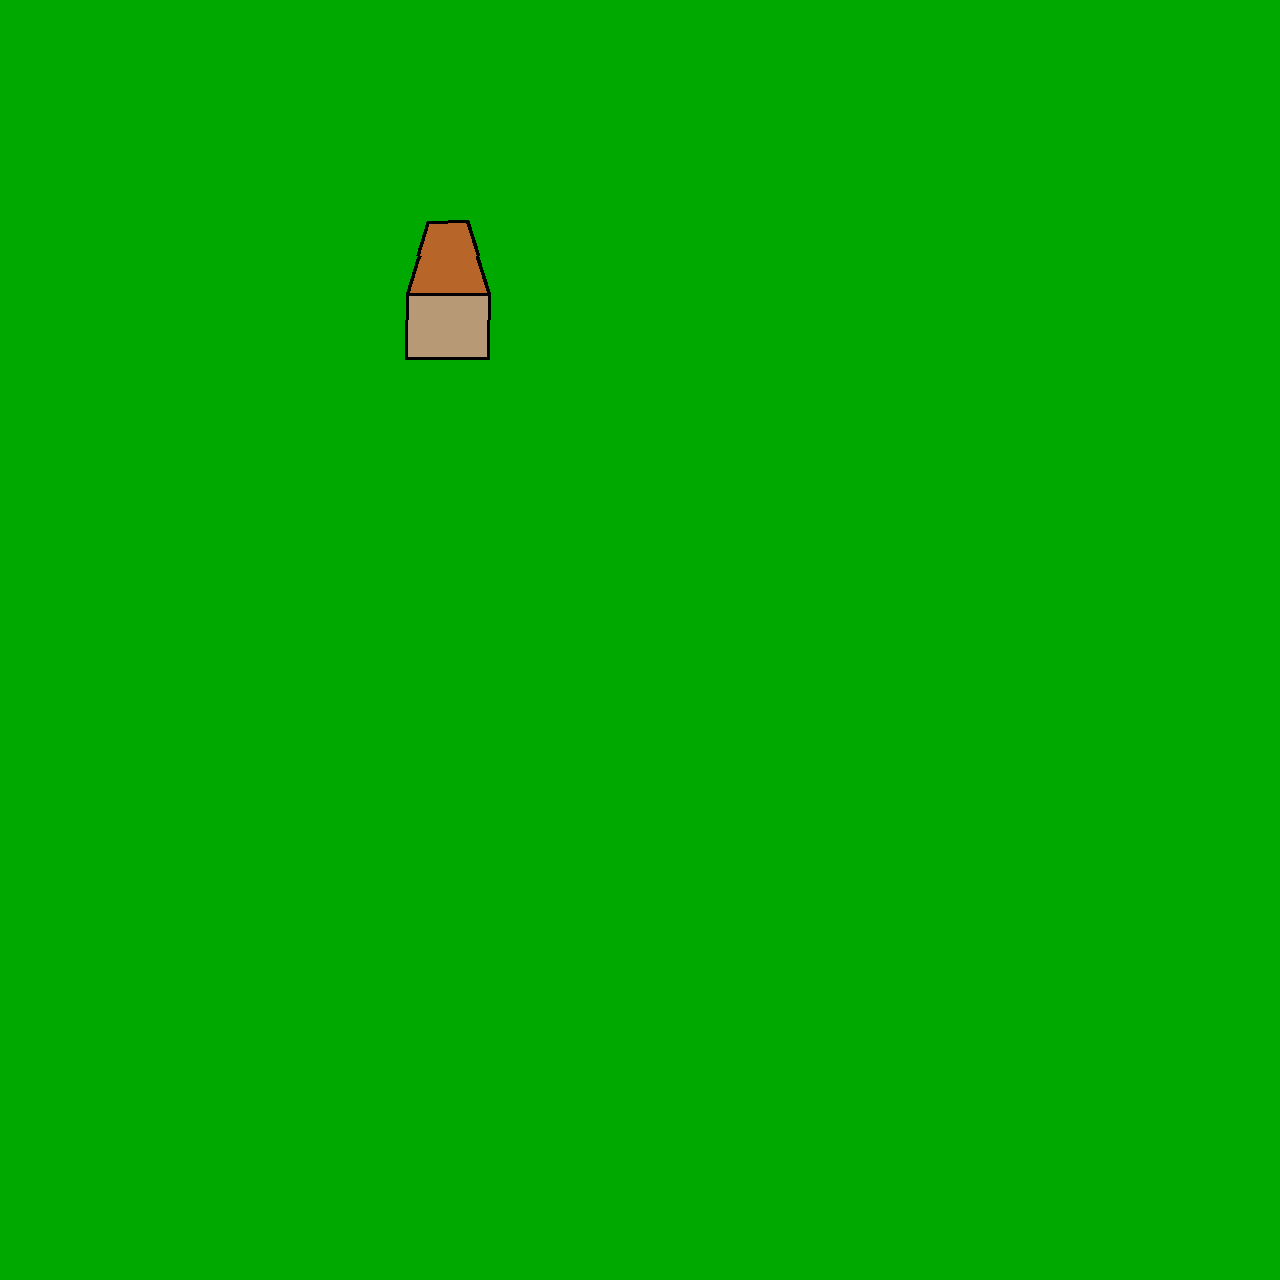

This is a level from a 2D game, rendered from its Tiled map with the project's own tilesets. A one-line summary and the map file follow, with tile-layer data summarised:
An orthogonal 20x20 tile map with 64x64 px tiles, 1 tile layer (Capa de Patrones 1), 2 tilesets.

<map version="1.0" orientation="orthogonal" width="20" height="20" tilewidth="64" tileheight="64">
 <properties>
  <property name="Author" value="Adrián Arroyo Calle" />
  <property name="License" value="Apache" />
  <property name="MinVersion" value="JUNO" />
  <property name="Name" value="Station" />
  <property name="Year" value="2013" />
 </properties>
 <tileset firstgid="1" name="dualsprite" tilewidth="64" tileheight="64">
  <image source="../../media/dualsprite.png" width="192" height="64" />
 </tileset>
 <tileset firstgid="4" name="housemain" tilewidth="64" tileheight="64">
  <image source="../../media/housemain.png" width="768" height="64" />
 </tileset>
 <layer name="Capa de Patrones 1" width="20" height="20">
  <data>[400 cells, 400 non-empty, 7 distinct tile ids]</data>
 </layer>
</map>
